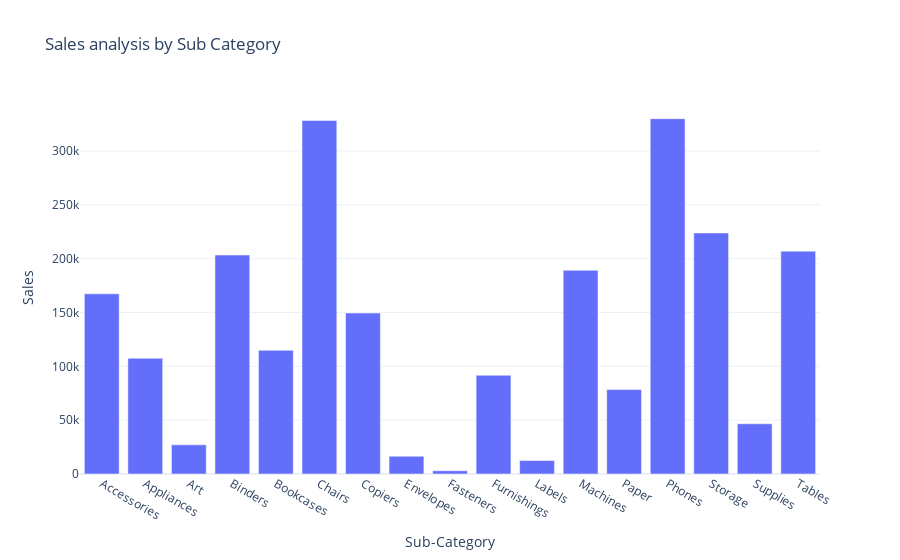

This figure's notebook cell:
### Code cell
fig=px.bar(sales_by_subcategory, x= 'Sub-Category', y= 'Sales',title = 'Sales analysis by Sub Category')

fig.show()

### Figure 1 — Plotly figure (JSON) as saved in the notebook; plotly's stock layout.template omitted (floating-point values rounded to 4 significant figures)
{"data": [{"alignmentgroup": "True", "hovertemplate": "Sub-Category=%{x}<br>Sales=%{y}<extra></extra>", "legendgroup": "", "marker": {"color": "#636efa", "pattern": {"shape": ""}}, "name": "", "offsetgroup": "", "orientation": "v", "showlegend": false, "textposition": "auto", "type": "bar", "x": ["Accessories", "Appliances", "Art", "Binders", "Bookcases", "Chairs", "Copiers", "Envelopes", "Fasteners", "Furnishings", "Labels", "Machines", "Paper", "Phones", "Storage", "Supplies", "Tables"], "xaxis": "x", "y": [167400.0, 107500.0, 27120.0, 203400.0, 114900.0, 328400.0, 149500.0, 16480.0, 3024.0, 91710.0, 12490.0, 189200.0, 78480.0, 330000.0, 223800.0, 46670.0, 207000.0], "yaxis": "y"}], "layout": {"autosize": true, "barmode": "relative", "legend": {"tracegroupgap": 0}, "title": {"text": "Sales analysis by Sub Category"}, "xaxis": {"anchor": "y", "autorange": true, "domain": [0, 1], "range": [-0.5, 16.5], "title": {"text": "Sub-Category"}, "type": "category"}, "yaxis": {"anchor": "x", "autorange": true, "domain": [0, 1], "range": [0, 347400.0], "title": {"text": "Sales"}, "type": "linear"}}}
